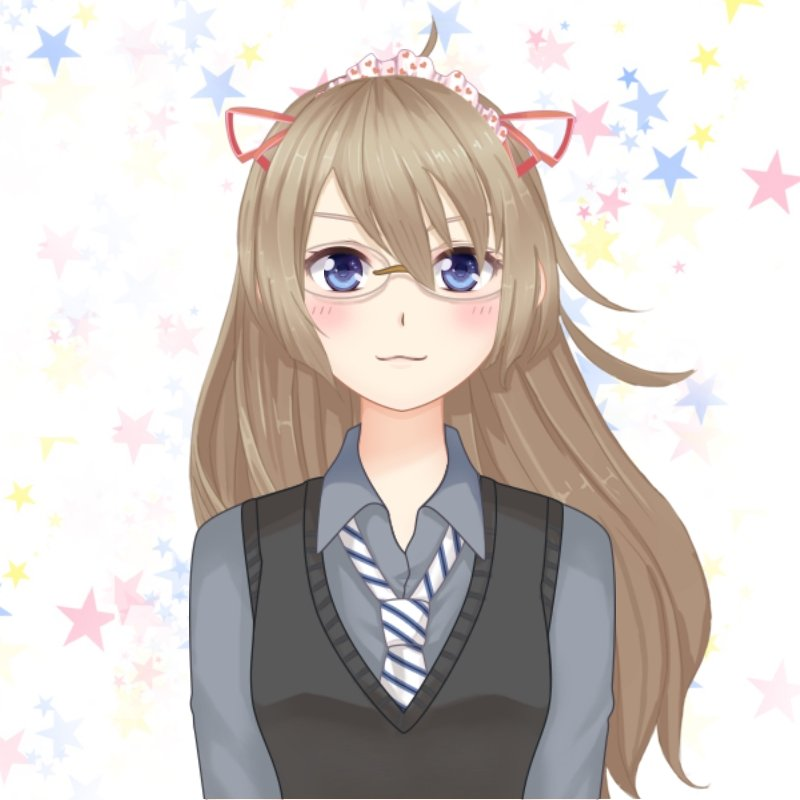
#> input picture Drotcu2V4AEFRDr.jpg, 800 x 800 px
$ python grayscale.py ../Drotcu2V4AEFRDr.jpg
#> lines starting #> are read from the running program, lines starting #| are printed output that depends on the picture
#!/usr/bin/env python
""" ./grayscale.py [image file]
"""

import sys
import Image

def grayscale(f):
#> called with f = '../Drotcu2V4AEFRDr.jpg'
    Image.open(f).convert('LA').save(f + '_grayscale.png')
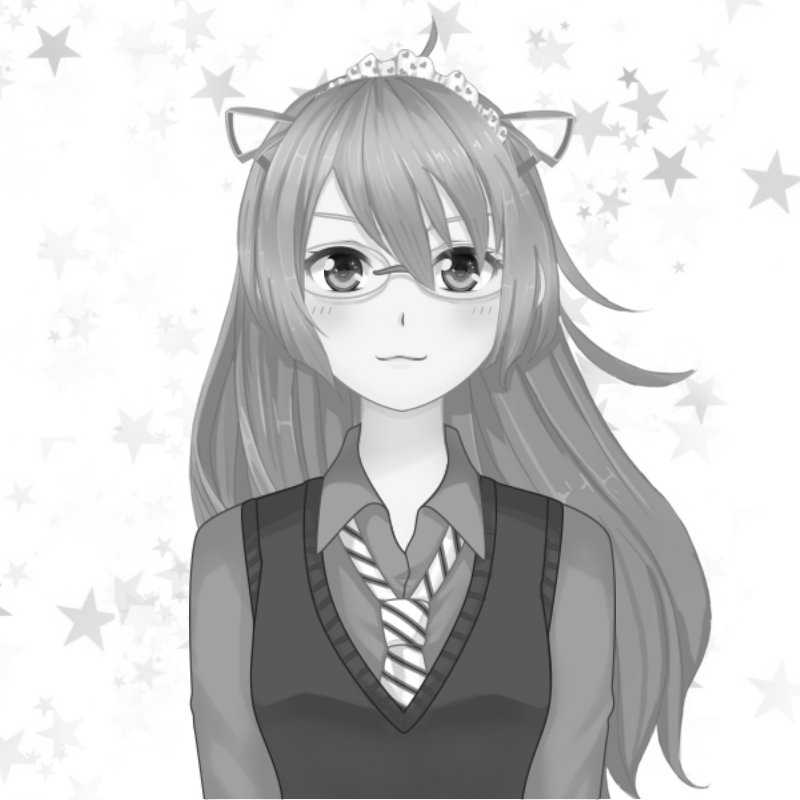
#> saved as Drotcu2V4AEFRDr.jpg_grayscale.png: PIL image 800x800 LA; mean R, G, B, A 203.2, 203.2, 203.2, 255

if __name__ == '__main__':
    if len(sys.argv) > 1:
        grayscale(sys.argv[1])
